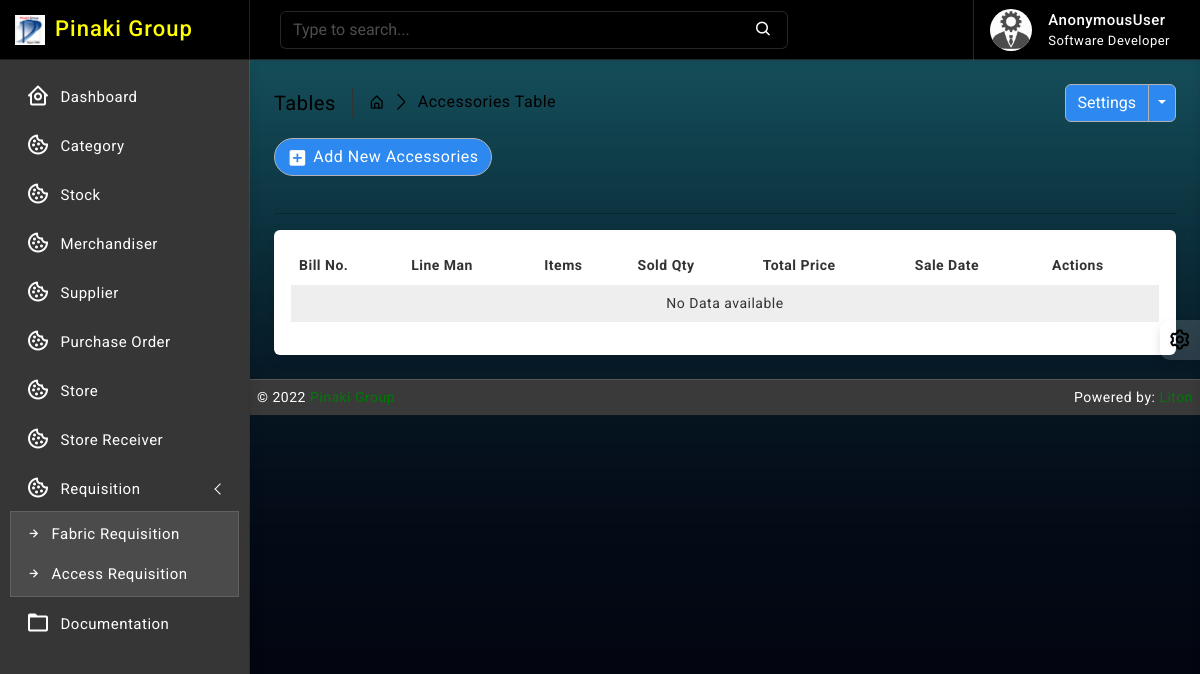
Before: /acces_requisition/ with the older database file.
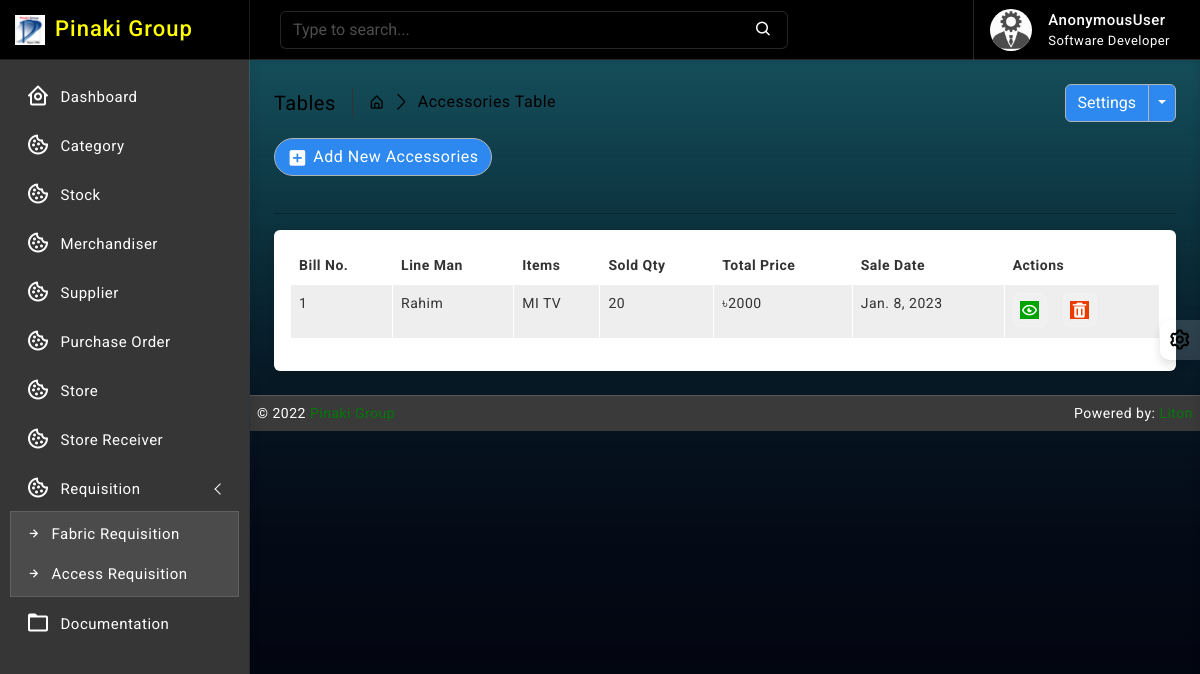
After: the same page with the newer database file.
### acces_requisition/models.py (models this page shows, shortened)
class AccesRequisitionBill(models.Model):
    billno = models.AutoField(primary_key=True)
    time = models.DateTimeField(auto_now=True)
    name = models.CharField(max_length=64, null=True, unique=True, blank=True)
    sr_designation = models.ForeignKey(StoreReceiver, on_delete=models.CASCADE, blank=False)
    order_no = models.CharField(max_length=32, null=True, blank=True)
    style_no = models.CharField(max_length=32, null=True, blank=True)
    line_no = models.CharField(max_length=32, null=True, blank=True)
    card_no = models.CharField(max_length=32, null=True, blank=True)
    date = models.DateField(default= now)
    supply_qty = models.PositiveIntegerField(default=1)
    remarks = models.TextField()
    def get_items_list(self):
        return AccesRequisitionItem.objects.filter(billno=self)
    def get_total_price(self):
        ar_items = AccesRequisitionItem.objects.filter(billno=self)
        total = 0
        for item in ar_items:
            total += item.totalprice
        return total

class AccesRequisitionItem(models.Model):
    billno = models.ForeignKey(AccesRequisitionBill, on_delete = models.CASCADE, related_name='ar_billno')
    stock = models.ForeignKey(Stock, on_delete = models.CASCADE, related_name='ar_item')
    quantity = models.IntegerField(default=1)
    unit_price = models.IntegerField(default=1)
    totalprice = models.IntegerField(default=1)
    size = models.CharField(max_length=64, null=True, unique=True, blank=True)

### stock/models.py (models this page shows, shortened)
class Stock(models.Model):
    id = models.AutoField(primary_key=True)
    category = models.ForeignKey(Category, on_delete=models.CASCADE, blank=False)
    name = models.CharField(max_length=30, unique=True)
    quantity = models.IntegerField(default=1)
    is_deleted = models.BooleanField(default=False)

### acces_requisition/views.py (the view)
# urls.py: path('', views.AccesRView.as_view(), name='ar_read'),
class AccesRView(ListView):
    model = AccesRequisitionBill
    template_name = 'acces_requisition/read.html'
    context_object_name = 'bills'
    ordering = ['-time']

### templates/acces_requisition/read.html (shortened to what this page needs)
{% extends 'base/base.html' %}
{% block body %}
{% load static %}
		<div class="page-wrapper">
			<div class="page-content">
				<div class="page-breadcrumb d-none d-sm-flex align-items-center mb-3">
					<div class="breadcrumb-title pe-3">Tables</div>
					<div class="ps-3">
						<nav aria-label="breadcrumb">
							<ol class="breadcrumb mb-0 p-0">
								<li class="breadcrumb-item"><a href="#"><i class="bx bx-home-alt"></i></a>
								</li>
								<li class="breadcrumb-item active" aria-current="page">Accessories Table</li>
							</ol>
						</nav>
					</div>
					<div class="ms-auto">
						<div class="btn-group">
							<button type="button" class="btn btn-light">Settings</button>
							<button type="button" class="btn btn-light dropdown-toggle dropdown-toggle-split" data-bs-toggle="dropdown">	<span class="visually-hidden">Toggle Dropdown</span>
							</button>
						</div>
					</div>
				</div>
                <div class="ms-auto"><a href="/acces_requisition/create/" class="btn btn-light radius-30 mt-2 mt-lg-0"><i class="bx bxs-plus-square"></i>Add New Accessories</a></div><br>
				<hr/>
				<div class="card">
					<div class="card-body">
						<div class="table-responsive">
							<table id="example2" class="table table-striped table-bordered">
								<thead>
									<tr>
										<th>Bill No.</th>
										<th>Line Man</th>
                                        <th>Items</th>
                                        <th>Sold Qty</th>
                                        <th>Total Price</th>
                                        <th>Sale Date</th>
										<th>Actions</th>
									</tr>
								</thead>
								<tbody>
									{% for data in bills %}
									<tr>
                                        <td> <p>{{ data.billno }}</p> </td>
                                        <td class=""> {{ data.name }} <br>
                                        </td>
                                        <td>
                                            {% for item in data.get_items_list %}
                                                {{ item.stock.name }} <br>
                                            {% endfor %}
                                        </td>
                                        <td>
                                            {% for item in data.get_items_list %}
                                                {{ item.quantity }} <br>
                                            {% endfor %}
                                        </td>
                                        <td>৳{{ data.get_total_price }}</td>
                                        <td>{{ data.time.date }}</td>
									   <td class="center">
										<div class="d-flex order-actions">
											<a class="" href="{% url 'ar_bill' data.billno %}">
												<i class="fadeIn animated bx bx-show-alt"></i>
											</a>
											<a class="ms-3" href="#" onclick="return confirm('Are you sure?');">
												<i class='bx bxs-trash'></i>
											</a>
										</div>
									   </td>
									</tr>
								 {% endfor %}
								 {% if not bills %}
								 <tr>
									 <td colspan="10" class="text-center">No Data available</td>
								 </tr>
								 {% endif %}
								</tbody>
							</table>
						</div>
					</div>
				</div>
			</div>
		</div>
{% endblock body %}

Changed rows visible on the page:
added AccesRequisitionBill: billno "1", name "Rahim", get_total_price "2000", time "Jan. 8, 2023"
added AccesRequisitionItem: stock.name "MI TV", quantity "20"
Other visible differences:
text no longer shown: "No Data available"
